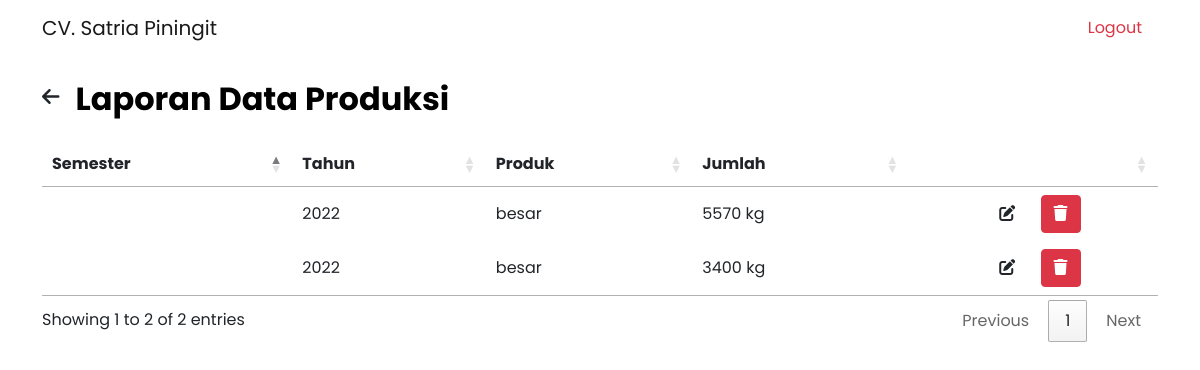
Before: /laporan-produksi.php (signed in) with the older database file.
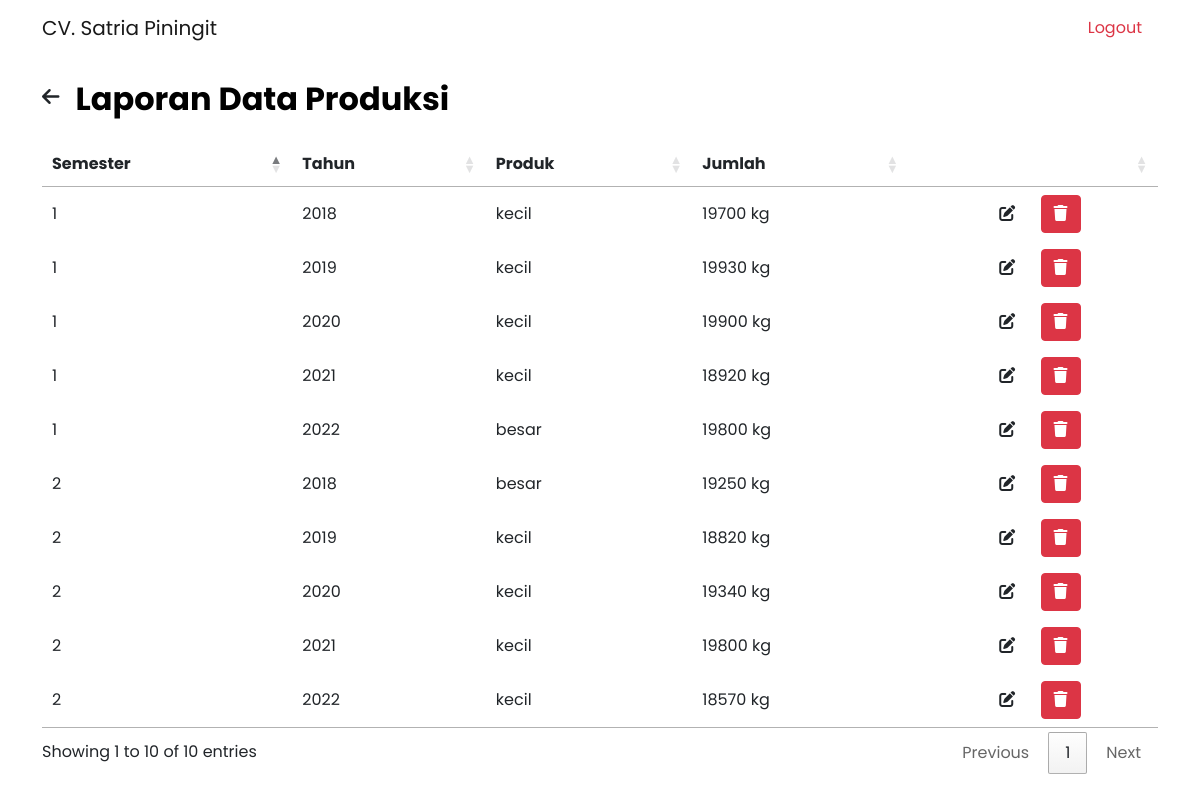
After: the same page with the newer database file.
### tables this page shows
CREATE TABLE `produksi` (
  `id` int(11) NOT NULL,
  `semester` enum('1','2') NOT NULL,
  `tahun` int(255) NOT NULL,
  `produk` varchar(255) NOT NULL,
  `jumlah` int(10) NOT NULL
);

### laporan-produksi.php (the view, shortened to what this page needs)
<!DOCTYPE html>
<html lang="en" dir="ltr">
  <head>
    <link rel="stylesheet" type="text/css" href="https://cdn.datatables.net/1.12.1/css/jquery.dataTables.min.css">
    <link rel="stylesheet" href="https://cdn.datatables.net/buttons/2.2.3/css/buttons.dataTables.min.css">
    <link rel="stylesheet" href="css/bootstrap.css">
    <link rel="stylesheet" href="css/style.css">
    <link href="https://cdnjs.cloudflare.com/ajax/libs/font-awesome/6.0.0/css/all.min.css" rel="stylesheet">
  </head>
  <body>
    <?php
  		require_once('connection.php');
  		$sql = "SELECT * FROM produksi";
  		$result = mysqli_query($conn, $sql);
  	?>
    <nav class="navbar navbar-expand-lg navbar-light">
       <div class="container">
         <p class="navbar-brand mb-0">CV. Satria Piningit</p>
         <div class="collapse navbar-collapse" id="navbarNavAltMarkup">
           <div class="navbar-nav ms-auto">
             <a class="nav-link text-danger mx-2" href="logout.php">Logout</a>
           </div>
         </div>
       </div>
     </nav>
     <div class="container">
       <div class="row">
         <div class="col-12">
           <div class="d-flex">
             <a href="laporan.php" class="my-auto text-dark"><i class="fa-solid fa-arrow-left fs-20 me-3"></i></a>
             <h2 class="header-title mt-4 mb-4">Laporan Data Produksi</h2>
           </div>
           <div class="table-data">
     				<div class="order">
     					<table id="table" class="w-100">
     						<thead>
     							<tr>
                    <th>Semester</th>
                    <th>Tahun</th>
     								<th>Produk</th>
                    <th>Jumlah</th>
                    <th class="hide"></th>
     							</tr>
     						</thead>
     						<tbody>
                  <?php while($produksi = mysqli_fetch_assoc($result)) { ?>
                    <tr>
                      <td><?php echo $produksi['semester']; ?></td>
                      <td><?php echo $produksi['tahun']; ?></td>
    									<td><?php echo $produksi['produk']; ?></td>
    									<td><?php echo $produksi['jumlah']; ?> kg</td>
                      <td class="hide text-center">
    										<a class="btn btn-edit me-2" data-bs-toggle="modal" data-bs-target="#editProduksi<?php echo $produksi['id'];?>"><i class="fa-solid fa-edit"></i></a>
    										<a class="btn btn-danger" href="process/produksi/delete_produksi.php?id=<?php echo $produksi['id']; ?>"><i class="fa-solid fa-trash"></i></a>
    									</td>
    								</tr>
                    <?php } ?>
     						</tbody>
     					</table>
     				</div>
     			</div>
         </div>
       </div>
     </div>
  </body>
</html>

### css/style.css (style rules this page uses)
* { font-family: 'Poppins', sans-serif; }
a { text-decoration: none; }
.fs-20 { font-size: 20px !important; }
.header-title { color: black; margin-top: 0px; font-weight: 700; text-align: center; }

Changed rows visible on the page:
removed produksi: tahun "2022", produk "besar", jumlah "5570"
removed produksi: tahun "2022", produk "besar", jumlah "3400"
added produksi: semester "1", tahun "2018", produk "kecil", jumlah "19700"
added produksi: semester "2", tahun "2018", produk "besar", jumlah "19250"
added produksi: semester "1", tahun "2019", produk "kecil", jumlah "19930"
added produksi: semester "2", tahun "2019", produk "kecil", jumlah "18820"
added produksi: semester "1", tahun "2020", produk "kecil", jumlah "19900"
added produksi: semester "2", tahun "2020", produk "kecil", jumlah "19340"
added produksi: semester "1", tahun "2021", produk "kecil", jumlah "18920"
added produksi: semester "2", tahun "2021", produk "kecil", jumlah "19800"
added produksi: semester "1", tahun "2022", produk "besar", jumlah "19800"
added produksi: semester "2", tahun "2022", produk "kecil", jumlah "18570"
Other visible differences:
text written by a page script: "Showing 1 to 2 of 2 entries Previous 1 Next" → "Showing 1 to 10 of 10 entries Previous 1 Next"
